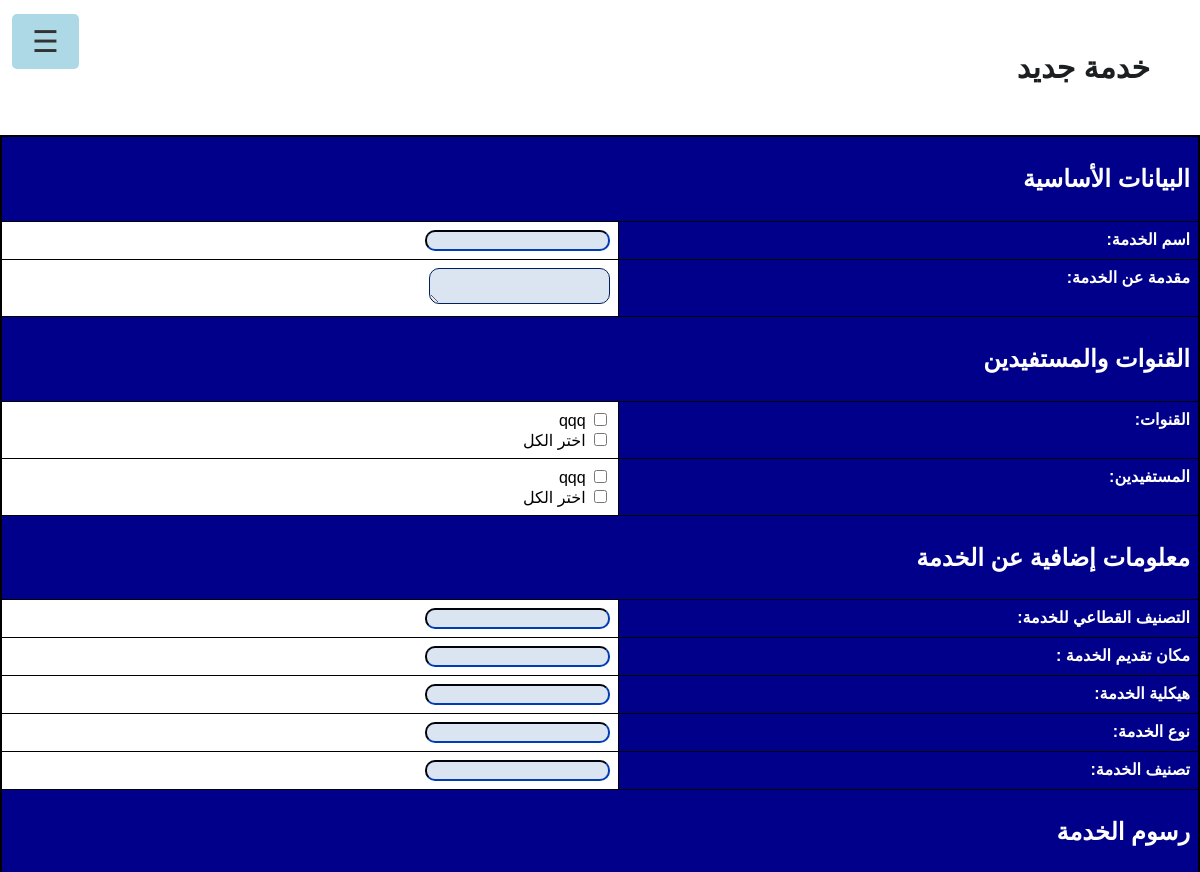
The app's page /new_table (upper part), older data.
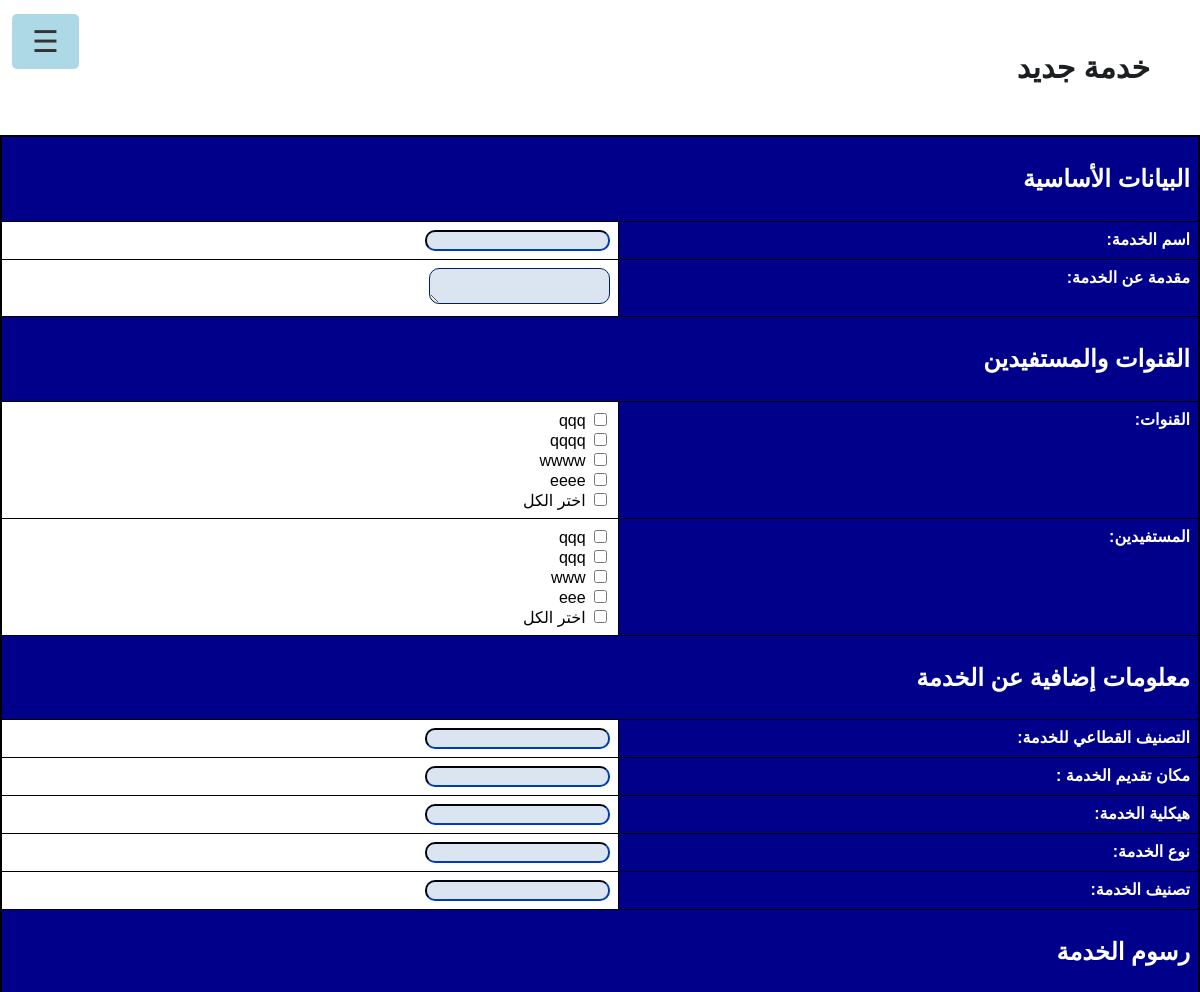
The same page, newer data.
### app.py (models this page shows)
class ServiceChannel(db.Model):
    id = db.Column(db.Integer, primary_key=True)
    channel_name = db.Column(db.String(100), nullable=False)

class ServiceBeneficiary(db.Model):
    id = db.Column(db.Integer, primary_key=True)
    beneficiary_name = db.Column(db.String(100), nullable=False)

### app.py (the view)
@app.route('/new_table')
def new_table_form():
    channels = ServiceChannel.query.all()
    beneficiaries = ServiceBeneficiary.query.all()
    return render_template('new_table.html', channels=channels, beneficiaries=beneficiaries)

### templates/new_table.html (shortened to what this page needs)
<!DOCTYPE html>
<html lang="en">
  <head>
    <link rel="stylesheet" href="../static/table.css" />
    <link rel="stylesheet" href="../static/navbar.css" />
  </head>
  <body>
    {% include 'navbar.html' %}
    <h1>خدمة جديد</h1>
    <form action="/create_table" method="post">
      <table>
        <tr>
          <th colspan="2"><h2>البيانات الأساسية</h2></th>
        </tr>
        <tr>
          <th><label for="table_name">اسم الخدمة: </label></th>
          <td>
            <input required type="text" id="table_name" name="table_name" />
          </td>
        </tr>
        <tr>
          <th><label for="table_description">مقدمة عن الخدمة:</label></th>
          <td>
            <textarea
              id="table_description"
              name="table_description"
            ></textarea>
          </td>
        </tr>
        <tr>
          <th colspan="2"><h2>القنوات والمستفيدين</h2></th>
        </tr>
        <tr>
          <th><label for="channels">القنوات:</label></th>
          <td>
            {% for channel in channels %}
            <input
              type="checkbox"
              id="channel_{{ channel.id }}"
              name="channels"
              value="{{ channel.id }}"
            />
            <label for="channel_{{ channel.id }}"
              >{{ channel.channel_name }}</label
            ><br />
            {% endfor %}
            <input type="checkbox" id="select_all_channels" />
            <label for="select_all_channels">اختر الكل</label><br />
          </td>
        </tr>
        <tr>
          <th><label for="beneficiaries">المستفيدين:</label></th>
          <td>
            {% for beneficiary in beneficiaries %}
            <input
              type="checkbox"
              id="beneficiary_{{ beneficiary.id }}"
              name="beneficiaries"
              value="{{ beneficiary.id }}"
            />
            <label for="beneficiary_{{ beneficiary.id }}"
              >{{ beneficiary.beneficiary_name }}</label
            ><br />
            {% endfor %}
            <input type="checkbox" id="select_all_beneficiaries" />
            <label for="select_all_beneficiaries">اختر الكل</label><br />
          </td>
        </tr>
        <tr>
          <th colspan="2"><h2>معلومات إضافية عن الخدمة</h2></th>
        </tr>
        <tr>
          <th><label for="sector_class">التصنيف القطاعي للخدمة: </label></th>
          <td>
            <input required type="text" id="sector_class" name="sector_class" />
          </td>
        </tr>
        <tr>
          <th><label for="service_place">مكان تقديم الخدمة : </label></th>
          <td>
            <input type="text" id="service_place" name="service_place" />
          </td>
        </tr>
        <tr>
          <th><label for="service_structure">هيكلية الخدمة: </label></th>
          <td>
            <input
              type="text"
              id="service_structure"
              name="service_structure"
            />
          </td>
        </tr>
        <tr>
          <th><label for="service_type">نوع الخدمة: </label></th>
          <td>
            <input type="text" id="service_type" name="service_type" />
          </td>
        </tr>
        <tr>
          <th><label for="service_class">تصنيف الخدمة: </label></th>
          <td>
            <input type="text" id="service_class" name="service_class" />
          </td>
        </tr>
        <tr>
          <th colspan="2"><h2>رسوم الخدمة</h2></th>
        </tr>
      </table>
    </form>
  </body>
</html>

Row changes from the older to the newer data that the page shows:
added ServiceChannel: channel_name "qqqq"
added ServiceChannel: channel_name "wwww"
added ServiceChannel: channel_name "eeee"
added ServiceBeneficiary: beneficiary_name "qqq"
added ServiceBeneficiary: beneficiary_name "www"
added ServiceBeneficiary: beneficiary_name "eee"
